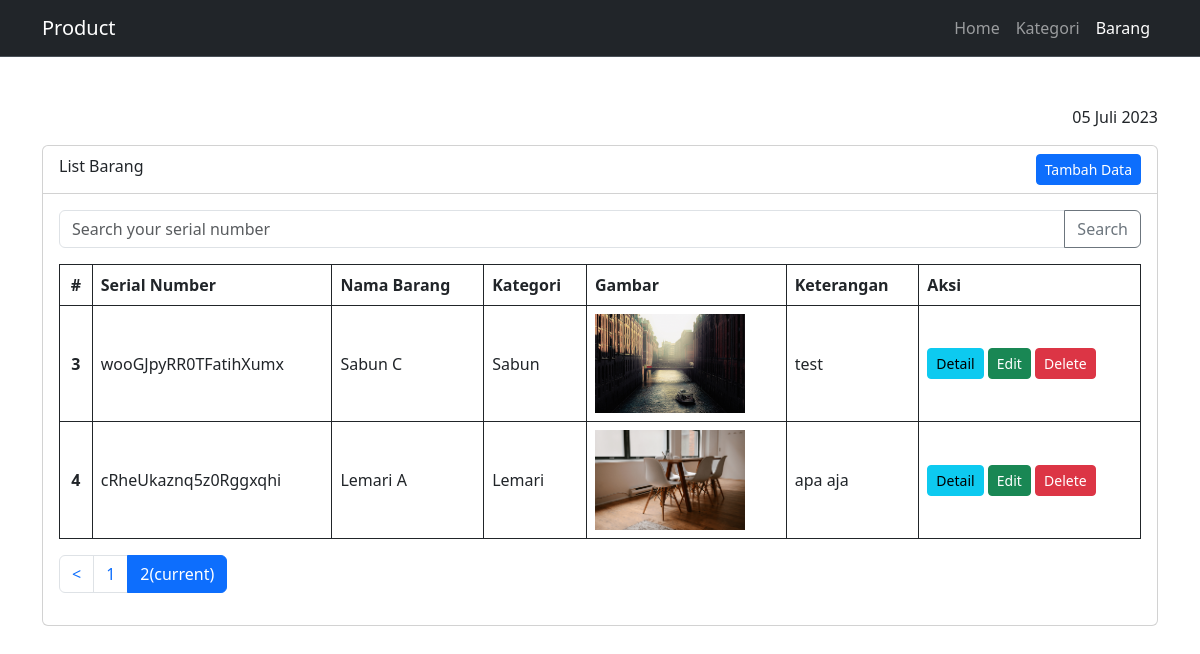
Screenshot of /barang/index/2 with the database file from the repository.
### tables this page shows
CREATE TABLE `tb_barang` (
  `barang_id` int(11) NOT NULL,
  `serial_number` varchar(150) NOT NULL,
  `nama_barang` varchar(150) NOT NULL,
  `kategori_id` int(11) NOT NULL,
  `gambar` varchar(150) NOT NULL,
  `keterangan` text NOT NULL
);

CREATE TABLE `tb_kategori` (
  `kategori_id` int(11) NOT NULL,
  `nama_kategori` varchar(50) NOT NULL
);

### index.php (called while the page is built, shortened)
<?php
require_once BASEPATH.'core/CodeIgniter.php';

### application/config/config.php (called while the page is built, shortened)
<?php
$config['base_url'] = 'http://localhost/app_crudbarang/';
$config['index_page'] = '';
$config['uri_protocol']    = 'REQUEST_URI';
$config['url_suffix'] = '';
$config['language']    = 'english';
$config['charset'] = 'UTF-8';
$config['enable_hooks'] = FALSE;
$config['subclass_prefix'] = 'MY_';
$config['composer_autoload'] = FALSE;
$config['permitted_uri_chars'] = 'a-z 0-9~%.:_\-';
$config['enable_query_strings'] = FALSE;
$config['controller_trigger'] = 'c';
$config['function_trigger'] = 'm';
$config['directory_trigger'] = 'd';
$config['allow_get_array'] = TRUE;
$config['log_threshold'] = 0;
$config['log_path'] = '';
$config['log_file_extension'] = '';
$config['log_file_permissions'] = 0644;
$config['log_date_format'] = 'Y-m-d H:i:s';
$config['error_views_path'] = '';
$config['cache_path'] = '';
$config['cache_query_string'] = FALSE;
$config['encryption_key'] = '';
$config['sess_driver'] = 'files';
$config['sess_cookie_name'] = 'ci_session';
$config['sess_samesite'] = 'Lax';
$config['sess_expiration'] = 7200;
$config['sess_save_path'] = NULL;
$config['sess_match_ip'] = FALSE;
$config['sess_time_to_update'] = 300;
$config['sess_regenerate_destroy'] = FALSE;
$config['cookie_prefix']    = '';
$config['cookie_domain']    = '';
$config['cookie_path']        = '/';
$config['cookie_secure']    = FALSE;
$config['cookie_httponly']     = FALSE;
$config['cookie_samesite']     = 'Lax';
$config['standardize_newlines'] = FALSE;
$config['global_xss_filtering'] = FALSE;
$config['csrf_protection'] = FALSE;
$config['csrf_token_name'] = 'csrf_test_name';
$config['csrf_cookie_name'] = 'csrf_cookie_name';
$config['csrf_expire'] = 7200;
$config['csrf_regenerate'] = TRUE;
$config['csrf_exclude_uris'] = array();
$config['compress_output'] = FALSE;
$config['time_reference'] = 'local';
$config['rewrite_short_tags'] = FALSE;
$config['proxy_ips'] = '';

### application/models/BarangModel.php (called while the page is built, shortened)
<?php
class BarangModel extends CI_Model
{
    public function ambilData($search = '', $limit, $offset)
    {
        if (!empty($search)) {
            return $this->db->like('serial_number', $search)->join('tb_kategori', 'tb_kategori.kategori_id = tb_barang.kategori_id')->get('tb_barang')->result();
        } else {
            return $this->db->limit($limit, $offset)->join('tb_kategori', 'tb_kategori.kategori_id = tb_barang.kategori_id')->get('tb_barang')->result();
        }
    }
    public function count_data($search = '')
    {
        return $this->db->count_all_results('tb_barang');
    }
}

### application/views/barang/index.php (the view, shortened to what this page needs)
<main>
    <div class="container pt-5">
        <div class="pb-3 text-end">
            <?php
            function tgl_indo($tanggal)
            {
                $bulan = array(
                    1 =>   'Januari',
                    'Februari',
                    'Maret',
                    'April',
                    'Mei',
                    'Juni',
                    'Juli',
                    'Agustus',
                    'September',
                    'Oktober',
                    'November',
                    'Desember'
                );
                $pecahkan = explode('-', $tanggal);
                return $pecahkan[2] . ' ' . $bulan[(int)$pecahkan[1]] . ' ' . $pecahkan[0];
            }
            echo tgl_indo(date('Y-m-d'));
            ?>
        </div>
        <div class="card">
            <div class="card-header bg-transparent d-flex justify-content-between">
                List Barang
                <a href="<?= base_url('barang/create') ?>" class="btn btn-primary btn-sm">Tambah Data</a>
            </div>
            <div class="card-body">
                <div class="text-end">
                    <form action="<?= base_url('barang') ?>" method="get">
                        <div class="input-group mb-3">
                            <input type="text" class="form-control" name="search" id="search" placeholder="Search your serial number" value="<?= $this->input->get('search') ?>" autocomplete="off">
                            <button class="btn btn-outline-secondary" type="submit">Search</button>
                        </div>
                    </form>
                </div>
                <div class="table-responsive">
                    <table class="table table-bordered border-dark table-hover">
                        <thead>
                            <tr>
                                <th class="text-center">#</th>
                                <th>Serial Number</th>
                                <th>Nama Barang</th>
                                <th>Kategori</th>
                                <th>Gambar</th>
                                <th>Keterangan</th>
                                <th>Aksi</th>
                            </tr>
                        </thead>
                        <tbody>
                            <?php $no = $this->uri->segment(3) + 1; ?>
                            <?php foreach ($result as $res) : ?>
                                <tr>
                                    <th class="text-center align-middle"><?= $no++ ?></th>
                                    <td class="align-middle"><?= $res->serial_number ?></td>
                                    <td class="align-middle"><?= $res->nama_barang ?></td>
                                    <td class="align-middle"><?= $res->nama_kategori ?></td>
                                    <td class="align-middle"><img src="<?= base_url() ?>uploads/<?= $res->gambar ?>" width="150px"></td>
                                    <td class="align-middle"><?= $res->keterangan ?></td>
                                    <td class="align-middle">
                                        <a href="<?= base_url('barang/detail/' . $res->barang_id) ?>" class="btn btn-info btn-sm">Detail</a>
                                        <a href="<?= base_url('barang/edit/' . $res->barang_id) ?>" class="btn btn-success btn-sm">Edit</a>
                                        <a href="<?= base_url('barang/delete/' . $res->barang_id) ?>" class="btn btn-danger btn-sm" onclick="return confirm('Apakah anda yakin ingin menghapus data ini?')">Delete</a>
                                    </td>
                                </tr>
                            <?php endforeach; ?>
                        </tbody>
                    </table>
                    <?= $pagination ?>
                </div>
            </div>
        </div>
    </div>
</main>

### application/controllers/BarangController.php (shortened to what this page needs)
<?php
class BarangController extends CI_Controller
{
    public function __construct()
    {
        $this->load->model('BarangModel', 'barangModel');
        $this->load->model('KategoriModel', 'kategoriModel');
    }
    public function index($offset = 0)
    {
        $search = $this->input->get('search');
        $limit = 2;
        $total_rows = $this->barangModel->count_data($search);
        $config['base_url'] = base_url('barang/index');
        $config['total_rows'] = $total_rows;
        $config['per_page'] = $limit;
        $config['uri_segment'] = 3;
        $config['full_tag_open'] = '<ul class="pagination">';
        $config['full_tag_close'] = '</ul>';
        $config['num_tag_open'] = '<li class="page-item">';
        $config['num_tag_close'] = '</li>';
        $config['cur_tag_open'] = '<li class="page-item active"><span class="page-link">';
        $config['cur_tag_close'] = '<span class="sr-only">(current)</span></span></li>';
        $config['next_tag_open'] = '<li class="page-item">';
        $config['next_tagl_close'] = '</li>';
        $config['prev_tag_open'] = '<li class="page-item">';
        $config['prev_tagl_close'] = '</li>';
        $config['first_tag_open'] = '<li class="page-item">';
        $config['first_tagl_close'] = '</li>';
        $config['last_tag_open'] = '<li class="page-item">';
        $config['last_tagl_close'] = '</li>';
        $config['attributes'] = array('class' => 'page-link');
        $this->pagination->initialize($config);
        $data = [
            'title' => 'Barang',
            'result' => $this->barangModel->ambilData($search, $config['per_page'], $offset),
            'pagination' => $this->pagination->create_links()
        ];
        $this->load->view('layout/head', $data);
        $this->load->view('layout/navbar', $data);
        $this->load->view('barang/index', $data);
        $this->load->view('layout/footer');
    }
}

### application/views/layout/head.php (shortened to what this page needs)
<!doctype html>
<html lang="en">
<head>
    <link href="https://cdn.jsdelivr.net/npm/bootstrap@5.3.0/dist/css/bootstrap.min.css" rel="stylesheet">
</head>
<body>

### application/views/layout/navbar.php (shortened to what this page needs)
<nav class="navbar navbar-expand-lg bg-dark border-bottom border-bottom-dark" data-bs-theme="dark">
    <div class="container">
        <a class="navbar-brand" href="#">Product</a>
        <div class="collapse navbar-collapse" id="navbarSupportedContent">
            <ul class="navbar-nav ms-auto mb-2 mb-lg-0">
                <li class="nav-item">
                    <a class="nav-link <?= $title == 'Home' ? 'active' : '' ?>" href="<?= base_url() ?>">Home</a>
                </li>
                <li class="nav-item">
                    <a class="nav-link <?= $title == 'Kategori' ? 'active' : '' ?>" href="<?= base_url('kategori') ?>">Kategori</a>
                </li>
                <li class="nav-item">
                    <a class="nav-link <?= $title == 'Barang' ? 'active' : '' ?>" href="<?= base_url('barang') ?>">Barang</a>
                </li>
            </ul>
        </div>
    </div>
</nav>

### application/views/layout/footer.php (shortened to what this page needs)
</body>
</html>

### rows the page displays
tb_barang: serial_number "wooGJpyRR0TFatihXumx", nama_barang "Sabun C", kategori.nama_kategori "Sabun", gambar (picture), keterangan "test"
tb_barang: serial_number "cRheUkaznq5z0Rggxqhi", nama_barang "Lemari A", kategori.nama_kategori "Lemari", gambar (picture), keterangan "apa aja"

### other values shown
$pagination "< 1 2"
